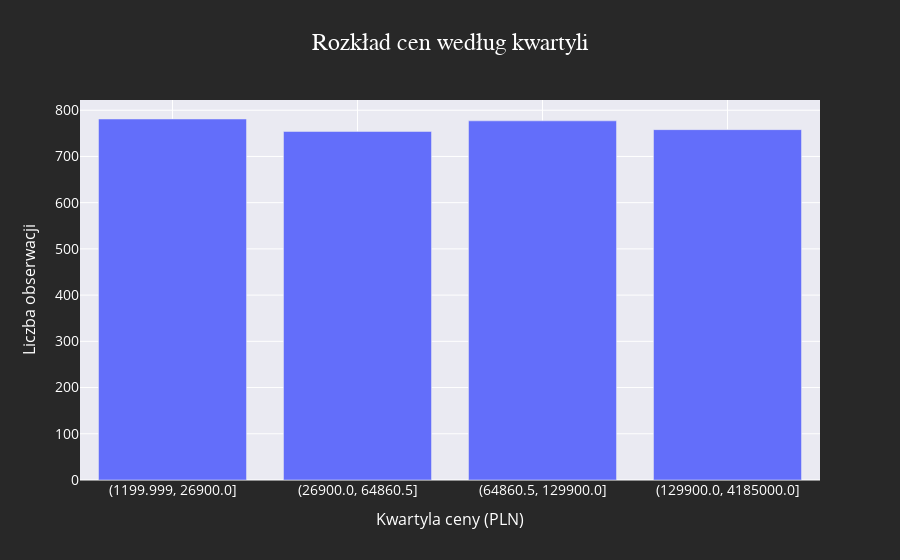

Here is the notebook cell this chart was saved with:
### Code cell
df['price_quartile'] = pd.qcut(df['price [pln]'], q=4)

quartile_counts = df['price_quartile'].value_counts().sort_index()
quartile_df = pd.DataFrame({
    'Quartile': [str(interval) for interval in quartile_counts.index],
    'Count': quartile_counts.values
})

plotly_bar(
    df=quartile_df,
    x_axis='Quartile',
    y_axis='Count',
    title='Rozkład cen według kwartyli',
    x_axis_title='Kwartyla ceny (PLN)',
    y_axis_title='Liczba obserwacji'
)

### Figure 1 — Plotly figure (JSON) as saved in the notebook; plotly's stock layout.template omitted (floating-point values rounded to 4 significant figures)
{"data": [{"alignmentgroup": "True", "hovertemplate": "Quartile=%{x}<br>Count=%{y}<extra></extra>", "legendgroup": "", "marker": {"color": "#636efa", "pattern": {"shape": ""}}, "name": "", "offsetgroup": "", "orientation": "v", "showlegend": false, "textposition": "auto", "x": ["(1199.999, 26900.0]", "(26900.0, 64860.5]", "(64860.5, 129900.0]", "(129900.0, 4185000.0]"], "xaxis": "x", "y": [781, 754, 777, 758], "yaxis": "y", "type": "bar", "textfont": {"color": "white", "size": 10}}], "layout": {"xaxis": {"anchor": "y", "domain": [0.0, 1.0], "title": {"text": "Kwartyla ceny (PLN)", "font": {"size": 16, "color": "white"}}, "tickfont": {"size": 14, "color": "white"}}, "yaxis": {"anchor": "x", "domain": [0.0, 1.0], "title": {"text": "Liczba obserwacji", "font": {"size": 16, "color": "white"}}, "tickfont": {"size": 14, "color": "white"}}, "legend": {"tracegroupgap": 0, "font": {"size": 14, "color": "white"}, "bgcolor": "rgba(0,0,0,0)"}, "title": {"text": "Rozkład cen według kwartyli", "font": {"size": 24, "family": "Arial", "color": "white"}}, "barmode": "relative", "paper_bgcolor": "rgb(40,40,40)"}}
